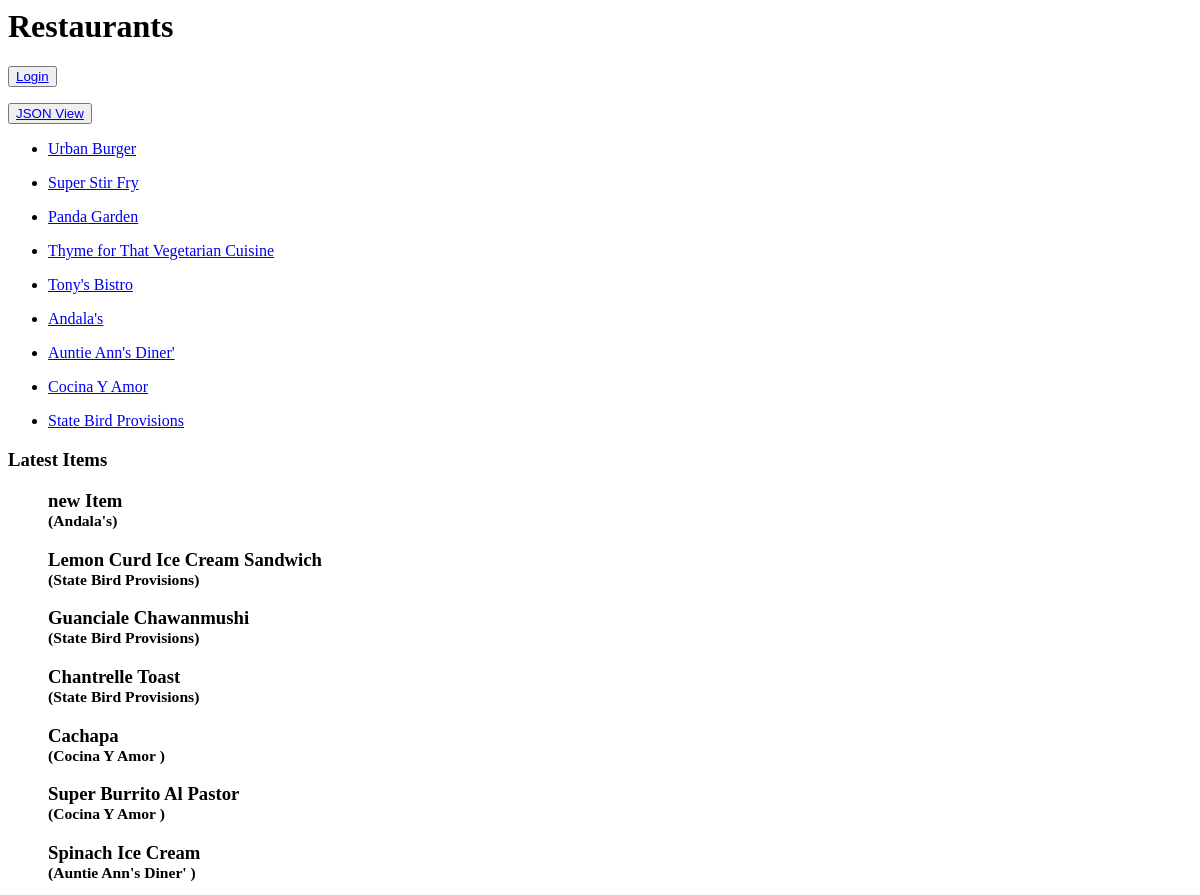
The app's page /restaurants (upper part), older data.
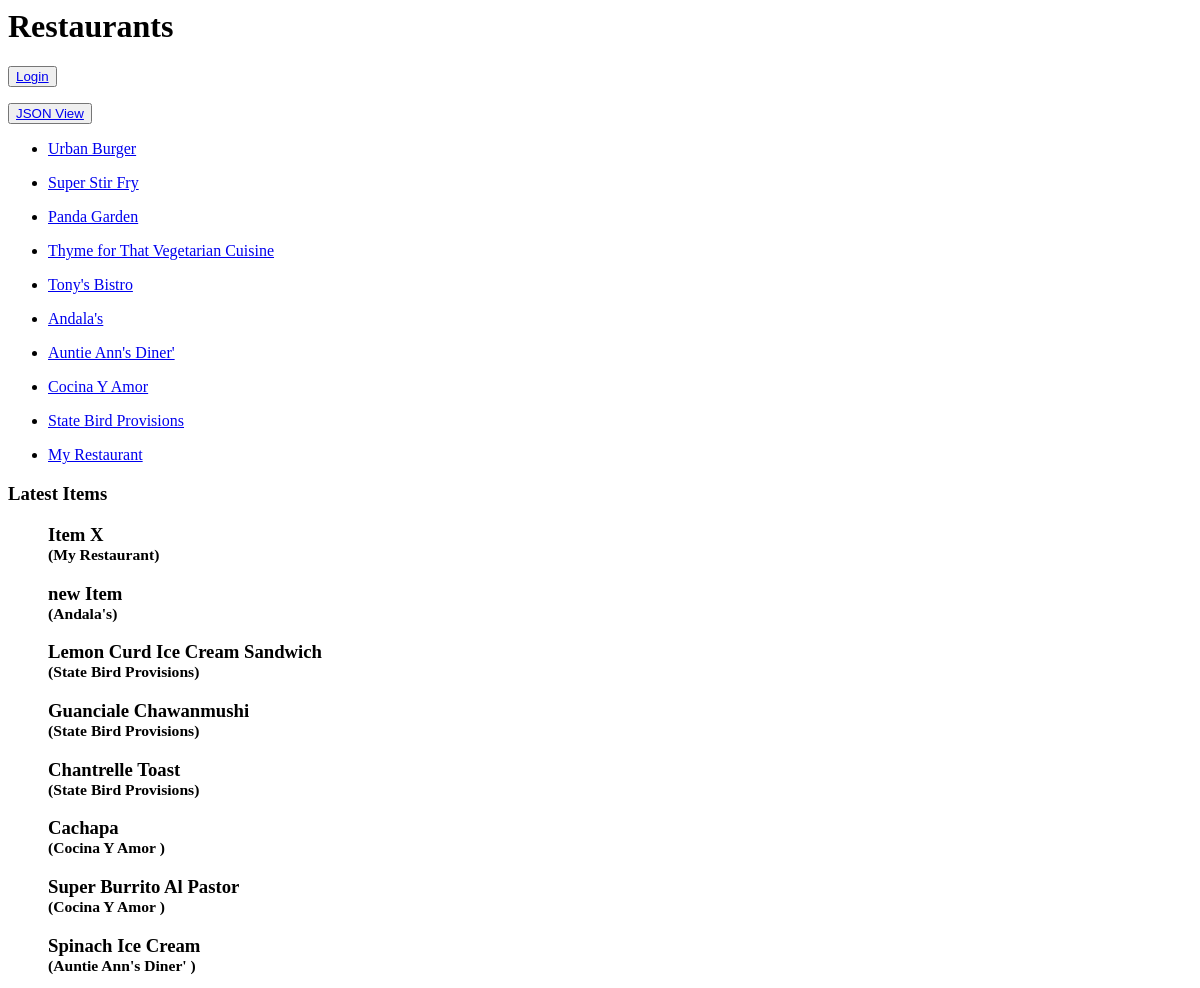
The same page, newer data.
### database_setup.py (models this page shows, shortened)
class Restaurant(Base):
    __tablename__ = 'restaurant'
    id = Column(Integer, primary_key=True)
    name = Column(String(250), nullable=False)
    user_id = Column(Integer, ForeignKey('user.id'))
    user = relationship(User)

class MenuItem(Base):
    __tablename__ = 'menu_item'
    name = Column(String(80), nullable=False)
    id = Column(Integer, primary_key=True)
    description = Column(String(250))
    price = Column(String(8))
    course = Column(String(250))
    restaurant_id = Column(Integer, ForeignKey('restaurant.id'))
    restaurant = relationship(Restaurant)
    user_id = Column(Integer, ForeignKey('user.id'))
    user = relationship(User)

### project.py (the view)
@app.route('/', methods=['GET'])
@app.route('/restaurants')
def showRestaurants():
    restaurants = session.query(Restaurant)
    items = session.query(MenuItem).order_by(MenuItem.id.desc())
    quantity = items.count()
    if 'username' not in login_session:
        return render_template(
            'publicRestaurants.html',
            restaurants=restaurants, items=items, quantity=quantity)
    else:
        return render_template(
            'restaurants.html',
            restaurants=restaurants, items=items, quantity=quantity)

### templates/publicRestaurants.html (shortened to what this page needs)
<html>
    <head>
    </head>
    <body>
        <p> <h1>Restaurants</h1></p>
        <p><button><a href="{{url_for('showLogin')}}">Login</a></button></p>
        <button><a href = '{{url_for('restaurantsJSON') }}'>JSON View</a></button>
        {% if restaurants %}
            <ul>
                {% for restaurant in restaurants %}
                    <li>
                        <p><a href = "{{url_for('showMenu', restaurant_id = restaurant.id)}}">{{restaurant.name}}</a></p>
                    </li>
                {% endfor %}
            </ul>
        {% endif %}
        {% if items and quantity > 0 %}
            <h3>Latest Items</h3>
            {% for item in items %}
                <ul>
                    <h3>{{item.name}}</a><br><small>({{ item.restaurant.name }})</small>
                </ul>
            {% endfor %}
        {% endif %}
    </body>
</html>

Row changes from the older to the newer data that the page shows:
added Restaurant: name "My Restaurant"
added MenuItem: name "Item X", restaurant.name "My Restaurant"
